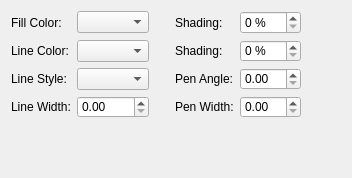
     <widget class="QWidget" name="tab_4">
      <attribute name="title">
       <string>Calligraphic Pen</string>
      </attribute>
      <layout class="QFormLayout" name="formLayout_3">
       <item row="1" column="0">
        <spacer name="verticalSpacer_11">
         <property name="orientation">
          <enum>Qt::Orientation::Vertical</enum>
         </property>
         <property name="sizeHint" stdset="0">
          <size>
           <width>20</width>
           <height>40</height>
          </size>
         </property>
        </spacer>
       </item>
       <item row="0" column="0" colspan="2">
        <layout class="QGridLayout" name="gridLayout">
         <item row="0" column="4">
          <widget class="QSpinBox" name="calPenFillShadingSpinBox">
           <property name="suffix">
            <string> %</string>
           </property>
           <property name="maximum">
            <number>100</number>
           </property>
          </widget>
         </item>
         <item row="2" column="4">
          <widget class="ScrSpinBox" name="calPenAngleSpinBox"/>
         </item>
         <item row="2" column="0">
          <widget class="QLabel" name="calLineStyleLabel">
           <property name="text">
            <string>Line Style:</string>
           </property>
          </widget>
         </item>
         <item row="0" column="1">
          <widget class="ColorCombo" name="calPenFillColorComboBox">
           <property name="sizePolicy">
            <sizepolicy hsizetype="MinimumExpanding" vsizetype="Fixed">
             <horstretch>0</horstretch>
             <verstretch>0</verstretch>
            </sizepolicy>
           </property>
          </widget>
         </item>
         <item row="0" column="3">
          <widget class="QLabel" name="calFillColorShadingLabel">
           <property name="text">
            <string>Shading:</string>
           </property>
          </widget>
         </item>
         <item row="1" column="0">
          <widget class="QLabel" name="calLineColorLabel">
           <property name="text">
            <string>Line Color:</string>
           </property>
          </widget>
         </item>
         <item row="3" column="1">
          <widget class="ScrSpinBox" name="calPenLineWidthSpinBox"/>
         </item>
         <item row="1" column="4">
          <widget class="QSpinBox" name="calPenLineShadingSpinBox">
           <property name="suffix">
            <string> %</string>
           </property>
           <property name="maximum">
            <number>100</number>
           </property>
          </widget>
         </item>
         <item row="2" column="3">
          <widget class="QLabel" name="calPenAngleLabel">
           <property name="text">
            <string>Pen Angle:</string>
           </property>
          </widget>
         </item>
         <item row="3" column="0">
          <widget class="QLabel" name="calLineWidthLabel">
           <property name="text">
            <string>Line Width:</string>
           </property>
          </widget>
         </item>
         <item row="0" column="0">
          <widget class="QLabel" name="calFillColorLabel">
           <property name="text">
            <string>Fill Color:</string>
           </property>
          </widget>
         </item>
         <item row="1" column="1">
          <widget class="ColorCombo" name="calPenColorComboBox">
           <property name="sizePolicy">
            <sizepolicy hsizetype="MinimumExpanding" vsizetype="Fixed">
             <horstretch>0</horstretch>
             <verstretch>0</verstretch>
            </sizepolicy>
           </property>
          </widget>
         </item>
         <item row="1" column="3">
          <widget class="QLabel" name="calLineColorShadingLabel">
           <property name="text">
            <string>Shading:</string>
           </property>
          </widget>
         </item>
         <item row="0" column="2" rowspan="4">
          <spacer name="horizontalSpacer_11">
           <property name="orientation">
            <enum>Qt::Orientation::Horizontal</enum>
           </property>
           <property name="sizeType">
            <enum>QSizePolicy::Policy::Fixed</enum>
           </property>
           <property name="sizeHint" stdset="0">
            <size>
             <width>20</width>
             <height>20</height>
            </size>
           </property>
          </spacer>
         </item>
         <item row="2" column="1">
          <widget class="LineCombo" name="calPenStyleComboBox">
           <property name="sizePolicy">
            <sizepolicy hsizetype="MinimumExpanding" vsizetype="Fixed">
             <horstretch>0</horstretch>
             <verstretch>0</verstretch>
            </sizepolicy>
           </property>
          </widget>
         </item>
         <item row="3" column="4">
          <widget class="ScrSpinBox" name="calPenWidthSpinBox"/>
         </item>
         <item row="3" column="3">
          <widget class="QLabel" name="calPenWidthLabel">
           <property name="text">
            <string>Pen Width:</string>
           </property>
          </widget>
         </item>
         <item row="0" column="5">
          <spacer name="horizontalSpacer_14">
           <property name="orientation">
            <enum>Qt::Orientation::Horizontal</enum>
           </property>
           <property name="sizeHint" stdset="0">
            <size>
             <width>40</width>
             <height>20</height>
            </size>
           </property>
          </spacer>
         </item>
        </layout>
       </item>
      </layout>
     </widget>
